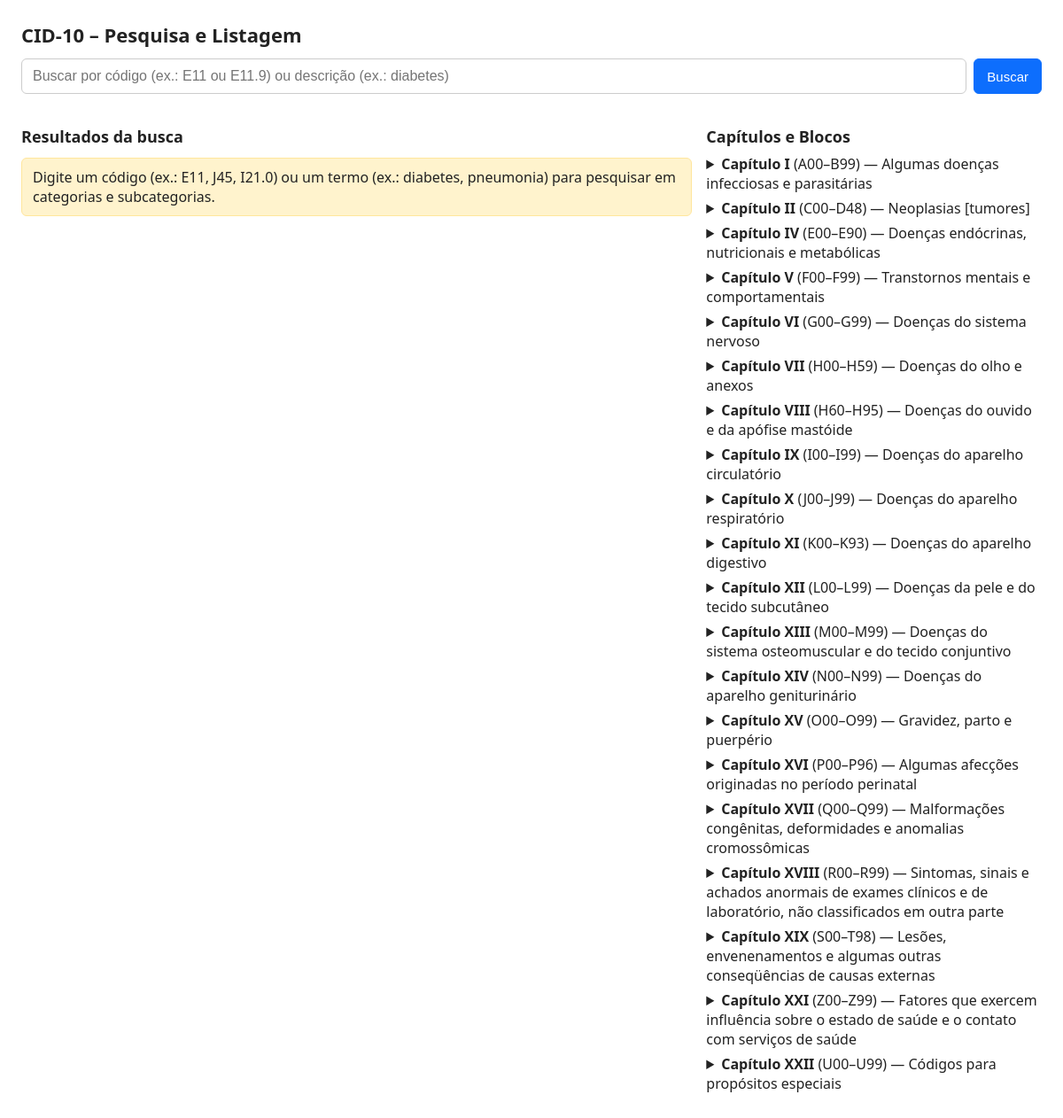
The page / on the database its author committed.
### tables this page shows
CREATE TABLE IF NOT EXISTS chapters (
  id            INT AUTO_INCREMENT PRIMARY KEY,
  numeral       VARCHAR(8) NOT NULL,          
  code_start    CHAR(3) NOT NULL,             
  code_end      CHAR(3) NOT NULL,             
  title         VARCHAR(255) NOT NULL,
  UNIQUE KEY uk_chapter_range (code_start, code_end)
);

### index.php (the view, shortened to what this page needs)
<?php
function h(?string $s): string { return htmlspecialchars($s ?? '', ENT_QUOTES | ENT_SUBSTITUTE, 'UTF-8'); }
$pdo = null;
$db_error = null;
try {
    $pdo = db_get_pdo();
} catch (Throwable $e) {
    $db_error = 'Erro ao conectar ao MySQL: ' . $e->getMessage();
}
$q = trim($_POST['q'] ?? '');
$chapters = [];
if ($pdo && !$db_error) {
    $chapters = $pdo->query("SELECT id, numeral, code_start, code_end, title FROM chapters ORDER BY id")->fetchAll();
}
?>
<!doctype html>
<html lang="pt-br">
<head>
</head>
<body>
  <h1>CID-10 – Pesquisa e Listagem</h1>
  <form class="search" method="post" action="">
    <input type="text" name="q" value="<?= h($q) ?>" placeholder="Buscar por código (ex.: E11 ou E11.9) ou descrição (ex.: diabetes)">
    <button type="submit">Buscar</button>
  </form>
  <div class="grid">
    <div>
      <div class="section">
        <h2 style="margin:0 0 8px; font-size:18px;">Resultados da busca</h2>
        <?php if ($q === ''): ?>
          <div class="note">Digite um código (ex.: E11, J45, I21.0) ou um termo (ex.: diabetes, pneumonia) para pesquisar em categorias e subcategorias.</div>
        <?php endif; ?>
      </div>
    </div>
    <aside>
      <div class="section">
        <h2 style="margin:0 0 8px; font-size:18px;">Capítulos e Blocos</h2>
        <?php if ($pdo && !$db_error): ?>
          <?php foreach ($chapters as $ch): ?>
            <details>
              <summary>
                <strong>Capítulo <?= h($ch['numeral']) ?></strong>
                (<?= h($ch['code_start']) ?>–<?= h($ch['code_end']) ?>) — <?= h($ch['title']) ?>
              </summary>
            </details>
          <?php endforeach; ?>
        <?php endif; ?>
      </div>
    </aside>
  </div>
</body>
</html>

### index.php (style rules this page uses)
body { font-family: system-ui, -apple-system, Segoe UI, Roboto, Arial, sans-serif; margin: 24px; color: #222; }
h1 { margin: 0 0 12px; font-size: 22px; }
form.search { display: flex; gap: 8px; flex-wrap: wrap; margin-bottom: 16px; }
input[type=text] { flex: 1 1 380px; padding: 10px 12px; border: 1px solid #ccc; border-radius: 6px; font-size: 16px; }
button, .btn { padding: 10px 14px; border: 1px solid #0d6efd; background: #0d6efd; color: #fff; border-radius: 6px; cursor: pointer; font-size: 15px; }
.note { background: #fff3cd; border: 1px solid #ffe69c; padding: 10px 12px; border-radius: 6px; margin: 12px 0; }
.section { margin-top: 20px; }
.grid { display: grid; grid-template-columns: 1fr; gap: 16px; }
@media (min-width: 1000px) { .grid { grid-template-columns: 2fr 1fr; } }
details { margin: 6px 0; }
summary { cursor: pointer; }

### rows shown on the page
chapters: numeral "I", code_start "A00", code_end "B99", title "Algumas doenças infecciosas e parasitárias"
chapters: numeral "II", code_start "C00", code_end "D48", title "Neoplasias [tumores]"
chapters: numeral "IV", code_start "E00", code_end "E90", title "Doenças endócrinas, nutricionais e metabólicas"
chapters: numeral "V", code_start "F00", code_end "F99", title "Transtornos mentais e comportamentais"
chapters: numeral "VI", code_start "G00", code_end "G99", title "Doenças do sistema nervoso"
chapters: numeral "VII", code_start "H00", code_end "H59", title "Doenças do olho e anexos"
chapters: numeral "VIII", code_start "H60", code_end "H95", title "Doenças do ouvido e da apófise mastóide"
chapters: numeral "IX", code_start "I00", code_end "I99", title "Doenças do aparelho circulatório"
chapters: numeral "X", code_start "J00", code_end "J99", title "Doenças do aparelho respiratório"
chapters: numeral "XI", code_start "K00", code_end "K93", title "Doenças do aparelho digestivo"
chapters: numeral "XII", code_start "L00", code_end "L99", title "Doenças da pele e do tecido subcutâneo"
chapters: numeral "XIII", code_start "M00", code_end "M99", title "Doenças do sistema osteomuscular e do tecido conjuntivo"
chapters: numeral "XIV", code_start "N00", code_end "N99", title "Doenças do aparelho geniturinário"
chapters: numeral "XV", code_start "O00", code_end "O99", title "Gravidez, parto e puerpério"
chapters: numeral "XVI", code_start "P00", code_end "P96", title "Algumas afecções originadas no período perinatal"
chapters: numeral "XVII", code_start "Q00", code_end "Q99", title "Malformações congênitas, deformidades e anomalias cromossômicas"
chapters: numeral "XVIII", code_start "R00", code_end "R99", title "Sintomas, sinais e achados anormais de exames clínicos e de laboratório, não classificados em outra parte"
chapters: numeral "XIX", code_start "S00", code_end "T98", title "Lesões, envenenamentos e algumas outras conseqüências de causas externas"
chapters: numeral "XXI", code_start "Z00", code_end "Z99", title "Fatores que exercem influência sobre o estado de saúde e o contato com serviços de saúde"
chapters: numeral "XXII", code_start "U00", code_end "U99", title "Códigos para propósitos especiais"
